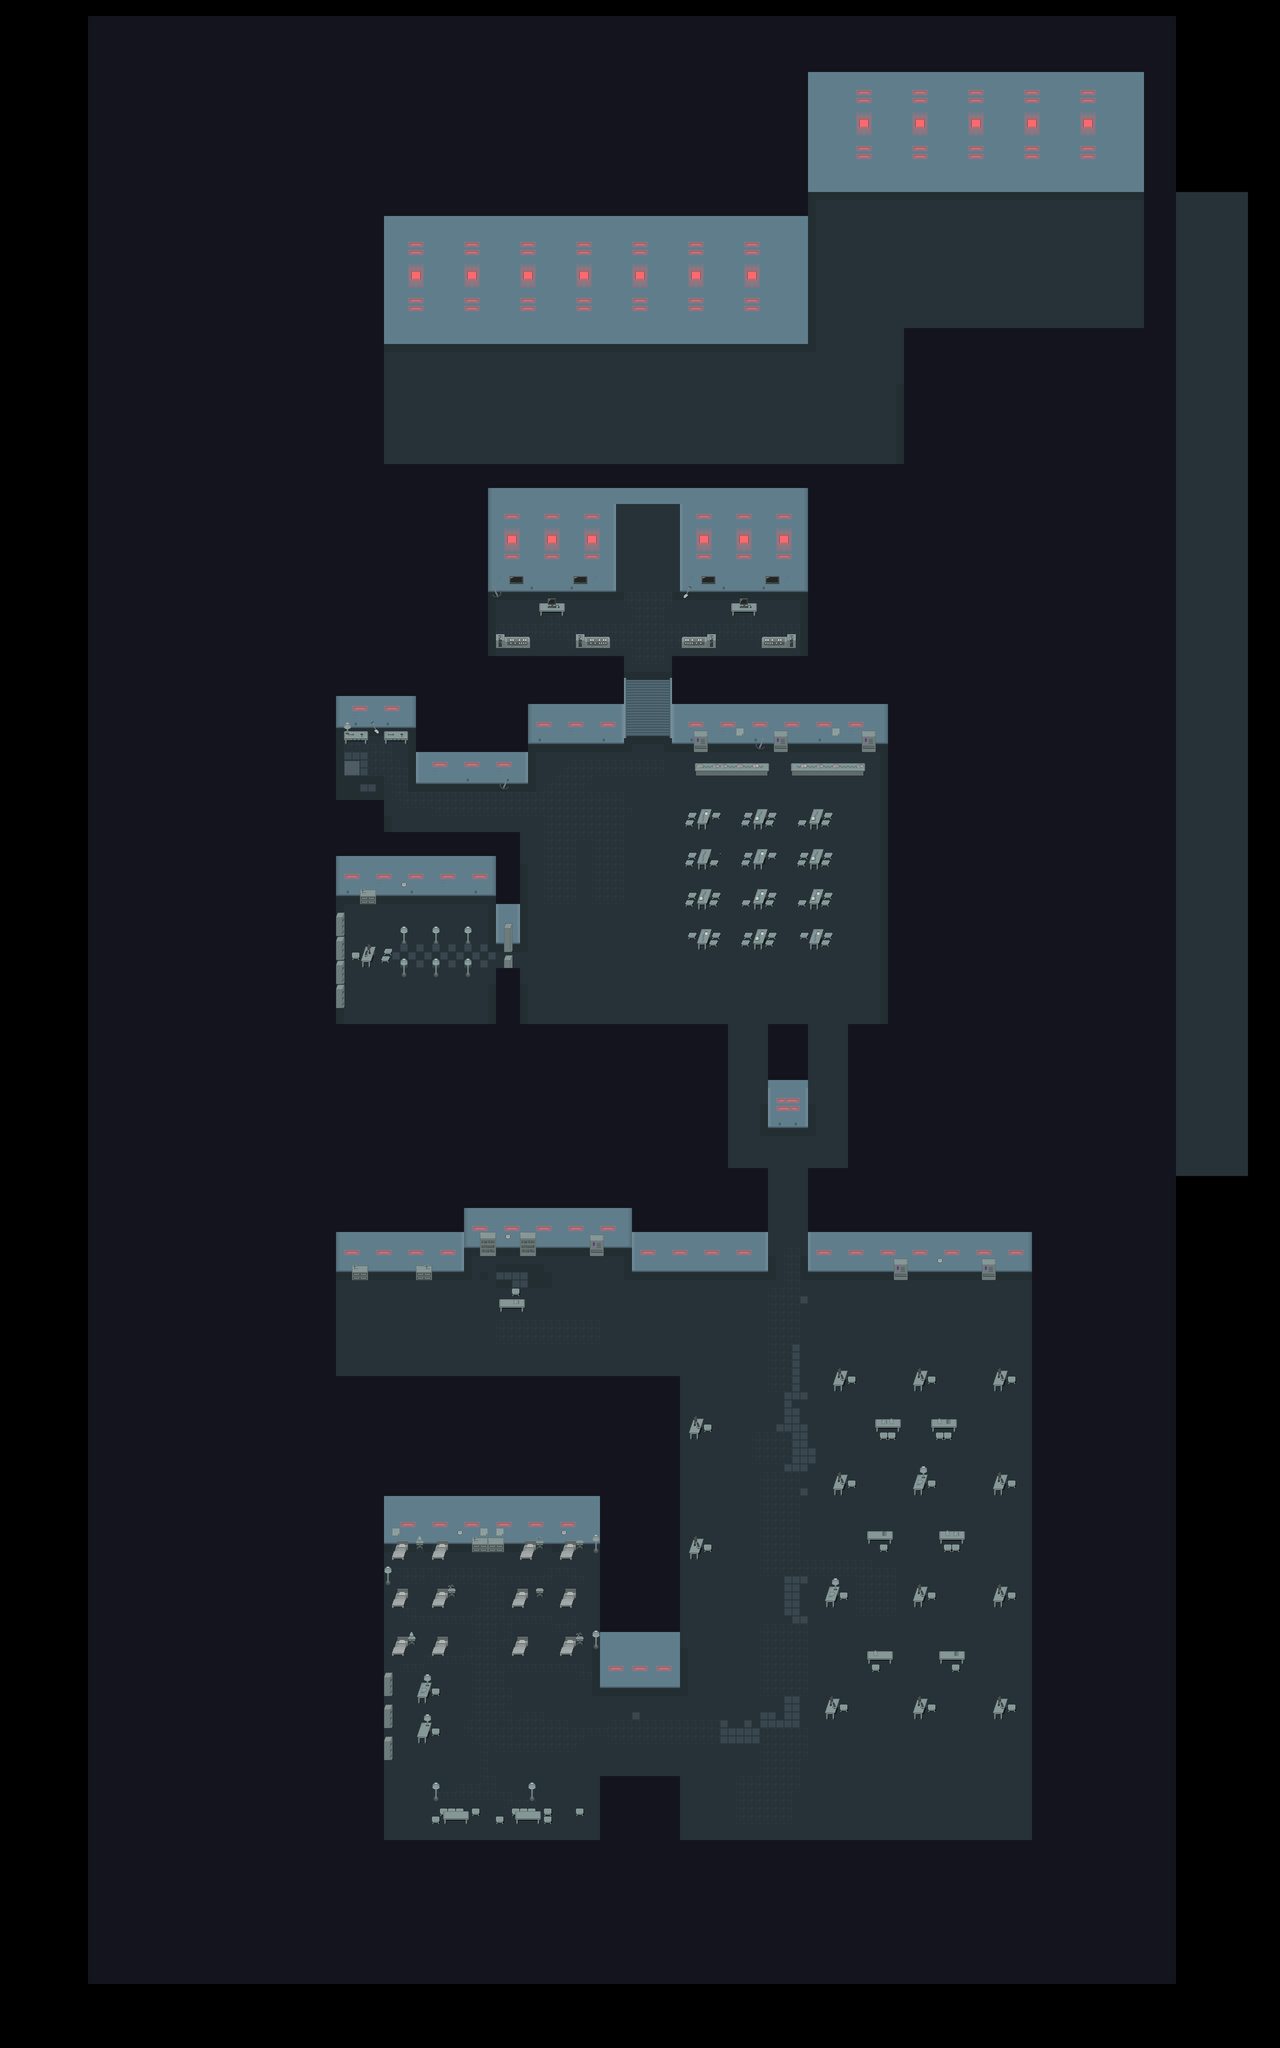

This is a level from a 2D game, rendered from its Tiled map with the project's own tilesets. A one-line summary and the map file follow, with tile-layer data summarised:
An orthogonal 160x256 tile map with 15x15 px tiles, 4 tile layers (Base, Ceiling, Objects, Embellishments), 2 tilesets and 98 objects.

<map version="1.0" tiledversion="1.1.6" orientation="orthogonal" renderorder="right-down" width="160" height="256" tilewidth="15" tileheight="15" infinite="0" nextobjectid="132">
 <tileset firstgid="1" source="Base Tile.tsx" />
 <tileset firstgid="50" source="Furniture (VDiaz).tsx.tsx" />
 <layer name="Base" width="160" height="256">
  <data>[40960 cells, 13711 non-empty, 18 distinct tile ids]</data>
 </layer>
 <layer name="Ceiling" width="160" height="256">
  <data>[40960 cells, 21052 non-empty, 3 distinct tile ids]</data>
 </layer>
 <layer name="Objects" width="160" height="256">
  <data>[40960 cells, 831 non-empty, 139 distinct tile ids]</data>
 </layer>
 <layer name="Embellishments" width="160" height="256">
  <data>[40960 cells, 1193 non-empty, 100 distinct tile ids]</data>
 </layer>
 <objectgroup name="Boundaries">
  <object id="2" x="897.528" y="1108.83" width="17.6043" height="123.23" />
  <object id="4" x="897.544" y="1230.29" width="272.287" height="11.196" />
  <object id="10" x="1158.51" y="1243.02" width="11.3085" height="151.722" />
  <object id="11" x="990.295" y="1379.19" width="168.214" height="16.0204" />
  <object id="12" x="974.275" y="1379.19" width="15.5492" height="91.4103" />
  <object id="13" x="779.204" y="1453.17" width="194.6" height="16.9627" />
  <object id="15" x="780.146" y="1349.51" width="10.3661" height="103.661" />
  <object id="16" x="629.837" y="1352.8" width="148.895" height="13.1932" />
  <object id="17" x="607.692" y="1353.75" width="22.1458" height="147.01" />
  <object id="20" x="621.941" y="1501.2" width="98.132" height="13.3179" />
  <object id="21" x="707.105" y="1514.17" width="12.617" height="46.6127" />
  <object id="22" x="720.423" y="1560.78" width="254.092" height="12.2665" />
  <object id="23" x="964.095" y="1574.31" width="10.5055" height="194.983" />
  <object id="24" x="930.477" y="1760.05" width="32.7772" height="9.24486" />
  <object id="25" x="944.344" y="1769.71" width="16.3886" height="14.2875" />
  <object id="26" x="945.185" y="1805.43" width="16.3886" height="9.66508" />
  <object id="27" x="871.646" y="1822.66" width="10.5055" height="7.9842" />
  <object id="28" x="872.486" y="1762.57" width="9.66508" height="7.56398" />
  <object id="29" x="811.134" y="1762.57" width="11.7662" height="7.14376" />
  <object id="30" x="810.714" y="1823.92" width="11.7662" height="6.72354" />
  <object id="31" x="750.202" y="1823.5" width="13.4471" height="6.72354" />
  <object id="32" x="751.463" y="1763.41" width="10.9257" height="5.04265" />
  <object id="33" x="714.483" y="1793.24" width="18.9099" height="12.1864" />
  <object id="37" x="698.095" y="1814.26">
   <polygon points="0,0 -23.5324,0 -13.0269,-41.1817 7.14376,-40.3412" />
  </object>
  <object id="39" x="720.787" y="1778.54" width="14.2875" height="10.0853" />
  <object id="40" x="659.855" y="1786.52" width="13.4471" height="11.346" />
  <object id="41" x="930.897" y="1664.24" width="10.0853" height="96.2306" />
  <object id="42" x="705.659" y="1667.18" width="224.398" height="13.0269" />
  <object id="43" x="629.178" y="1666.34" width="45.8041" height="13.0269" />
  <object id="44" x="620.774" y="1666.76" width="9.24486" height="253.814" />
  <object id="45" x="630.859" y="1921.41" width="301.298" height="11.346" />
  <object id="49" x="930.508" y="1815.76" width="44.1722" height="10.2499" />
  <object id="50" x="930.508" y="1826.5" width="6.83327" height="93.9574" />
  <object id="51" x="965.894" y="1827.23" width="9.02968" height="92.9813" />
  <object id="52" x="974.924" y="1920.95" width="389.74" height="8.78563" />
  <object id="53" x="1353.93" y="1930.46" width="10.738" height="259.908" />
  <object id="55" x="1364.91" y="2190.13" width="74.4338" height="7.80945" />
  <object id="56" x="1432.75" y="2198.67" width="7.32136" height="186.207" />
  <object id="57" x="1184.8" y="2377.07" width="247.706" height="8.29754" />
  <object id="58" x="1185.29" y="2320.69" width="8.29754" height="56.3745" />
  <object id="59" x="1132.33" y="2332.16" width="52.7138" height="7.80945" />
  <object id="60" x="1005.43" y="2331.43" width="100.547" height="8.54159" />
  <object id="61" x="930.508" y="2333.38" width="44.4162" height="6.58922" />
  <object id="62" x="870.228" y="2328.5" width="29.2854" height="10.982" />
  <object id="63" x="860.223" y="2337.29" width="9.76181" height="47.5888" />
  <object id="64" x="810.437" y="2377.8" width="49.5412" height="6.83327" />
  <object id="66" x="690.855" y="2378.53" width="89.0765" height="6.83327" />
  <object id="67" x="630.088" y="2378.04" width="29.5295" height="6.83327" />
  <object id="68" x="614.225" y="2378.78" width="15.6189" height="201.337" />
  <object id="69" x="630.088" y="2580.36" width="644.28" height="9.51777" />
  <object id="70" x="1265.09" y="2590.61" width="9.27372" height="574.239" />
  <object id="72" x="1124.77" y="3155.57" width="140.082" height="9.27372" />
  <object id="73" x="1125.26" y="2879.56" width="5.12495" height="276.259" />
  <object id="74" x="1094.75" y="2890.05" width="29.7735" height="5.369" />
  <object id="75" x="1018.85" y="2888.83" width="40.5115" height="5.369" />
  <object id="76" x="945.638" y="2889.07" width="39.2913" height="5.85709" />
  <object id="77" x="840.211" y="2888.1" width="44.6603" height="6.58922" />
  <object id="78" x="794.574" y="2888.1" width="24.6486" height="6.58922" />
  <object id="79" x="765.533" y="2889.32" width="14.3987" height="5.369" />
  <object id="80" x="719.897" y="2888.83" width="24.6486" height="5.61304" />
  <object id="81" x="707.206" y="2885.9" width="11.9582" height="563.989" />
  <object id="82" x="719.652" y="3451.11" width="406.091" height="9.27372" />
  <object id="83" x="1125.5" y="3330.55" width="6.34518" height="120.07" />
  <object id="85" x="1132.33" y="3330.55" width="142.522" height="7.07731" />
  <object id="86" x="1266.56" y="3338.36" width="8.29754" height="111.285" />
  <object id="87" x="1275.1" y="3450.38" width="660.387" height="10.738" />
  <object id="88" x="1935" y="2373.41" width="5.85709" height="1076.97" />
  <object id="89" x="1867.4" y="2379.02" width="67.3565" height="6.34518" />
  <object id="90" x="1701.93" y="2376.34" width="139.106" height="8.78563" />
  <object id="91" x="1515.24" y="2376.82" width="160.582" height="9.02968" />
  <object id="93" x="1515.24" y="2190.37" width="4.88091" height="186.451" />
  <object id="94" x="1520.85" y="2190.86" width="69.5529" height="8.05349" />
  <object id="95" x="1590.16" y="1920.21" width="6.34518" height="269.914" />
  <object id="96" x="1597" y="1920.95" width="71.9934" height="7.07731" />
  <object id="97" x="1665.57" y="1379.41" width="5.85709" height="541.048" />
  <object id="98" x="1641.9" y="1388.93" width="23.1843" height="6.58922" />
  <object id="99" x="1476.92" y="1385.76" width="139.106" height="9.51777" />
  <object id="100" x="1327.57" y="1388.2" width="123.243" height="6.58922" />
  <object id="101" x="1260.21" y="1384.53" width="40.7556" height="10.982" />
  <object id="104" x="1260.21" y="1230.3" width="7.32136" height="154.237" />
  <object id="105" x="1267.78" y="1230.79" width="247.95" height="9.02968" />
  <object id="106" x="1515" y="1099.49" width="9.02968" height="130.808" />
  <object id="107" x="1275.1" y="1100.71" width="239.652" height="9.51777" />
  <object id="109" x="897.317" y="1095.59" width="257.712" height="14.8868" />
  <object id="111" x="1440.64" y="1921.59" width="74.7515" height="193.241" />
  <object id="113" x="929.93" y="1189.75" width="14.9513" height="24.6871" />
  <object id="117" x="945.925" y="1193.92" width="47.6356" height="20.8623" />
  <object id="118" x="1080.14" y="1190.1" width="14.9513" height="25.0348" />
  </objectgroup>
 <objectgroup name="Ground">
  <!-- 1 objects omitted --></objectgroup>
</map>
<!-- 10 of 98 objects omitted -->
